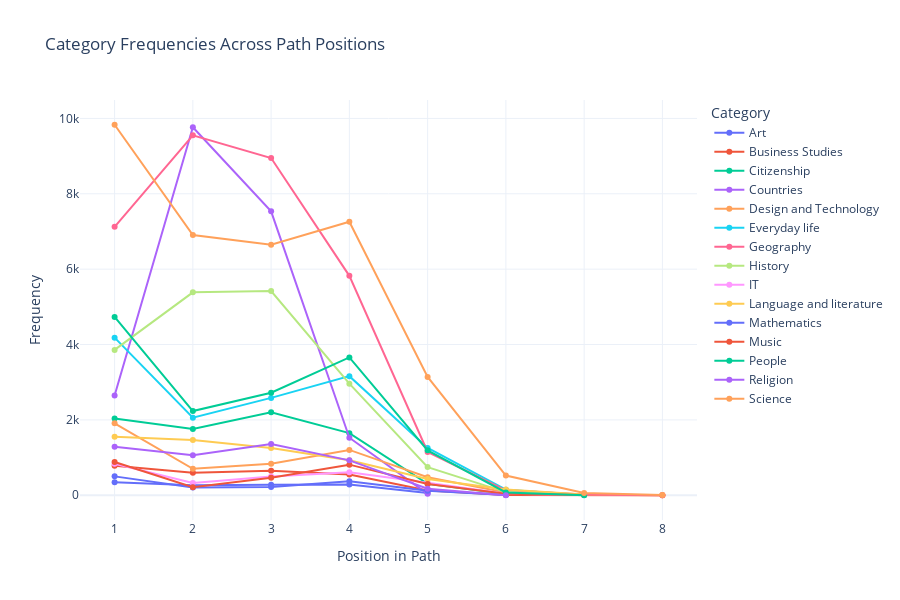

The notebook cell this image was saved under:
### Code cell
# Calculate position frequencies (normalized or not)
df_position_data = get_position_frequencies(optimal_paths, max_position=15)

# Plot interactive histogram (line or bar plot, with options for normalization and stacking)
plot_position_interactive(df_position_data, plot_type="line")

### Figure 1 — Plotly figure (JSON) as saved in the notebook; plotly's stock layout.template omitted (floating-point values rounded to 4 significant figures)
{"data": [{"hovertemplate": "Category=Art<br>Position in Path=%{x}<br>Frequency=%{y}<extra></extra>", "legendgroup": "Art", "line": {"color": "#636efa", "dash": "solid"}, "marker": {"symbol": "circle"}, "mode": "lines+markers", "name": "Art", "orientation": "v", "showlegend": true, "type": "scatter", "x": [1, 2, 3, 4, 5], "xaxis": "x", "y": [347, 269, 280, 283, 61], "yaxis": "y"}, {"hovertemplate": "Category=Business Studies<br>Position in Path=%{x}<br>Frequency=%{y}<extra></extra>", "legendgroup": "Business Studies", "line": {"color": "#EF553B", "dash": "solid"}, "marker": {"symbol": "circle"}, "mode": "lines+markers", "name": "Business Studies", "orientation": "v", "showlegend": true, "type": "scatter", "x": [1, 2, 3, 4, 5, 6, 8], "xaxis": "x", "y": [785, 600, 653, 553, 128, 5, 1], "yaxis": "y"}, {"hovertemplate": "Category=Citizenship<br>Position in Path=%{x}<br>Frequency=%{y}<extra></extra>", "legendgroup": "Citizenship", "line": {"color": "#00cc96", "dash": "solid"}, "marker": {"symbol": "circle"}, "mode": "lines+markers", "name": "Citizenship", "orientation": "v", "showlegend": true, "type": "scatter", "x": [1, 2, 3, 4, 5, 6], "xaxis": "x", "y": [2036, 1757, 2205, 1649, 306, 31], "yaxis": "y"}, {"hovertemplate": "Category=Countries<br>Position in Path=%{x}<br>Frequency=%{y}<extra></extra>", "legendgroup": "Countries", "line": {"color": "#ab63fa", "dash": "solid"}, "marker": {"symbol": "circle"}, "mode": "lines+markers", "name": "Countries", "orientation": "v", "showlegend": true, "type": "scatter", "x": [1, 2, 3, 4, 5], "xaxis": "x", "y": [2646, 9767, 7535, 1527, 38], "yaxis": "y"}, {"hovertemplate": "Category=Design and Technology<br>Position in Path=%{x}<br>Frequency=%{y}<extra></extra>", "legendgroup": "Design and Technology", "line": {"color": "#FFA15A", "dash": "solid"}, "marker": {"symbol": "circle"}, "mode": "lines+markers", "name": "Design and Technology", "orientation": "v", "showlegend": true, "type": "scatter", "x": [1, 2, 3, 4, 5, 6, 7, 8], "xaxis": "x", "y": [1911, 704, 835, 1204, 477, 73, 14, 1], "yaxis": "y"}, {"hovertemplate": "Category=Everyday life<br>Position in Path=%{x}<br>Frequency=%{y}<extra></extra>", "legendgroup": "Everyday life", "line": {"color": "#19d3f3", "dash": "solid"}, "marker": {"symbol": "circle"}, "mode": "lines+markers", "name": "Everyday life", "orientation": "v", "showlegend": true, "type": "scatter", "x": [1, 2, 3, 4, 5, 6, 7], "xaxis": "x", "y": [4183, 2060, 2584, 3161, 1257, 150, 7], "yaxis": "y"}, {"hovertemplate": "Category=Geography<br>Position in Path=%{x}<br>Frequency=%{y}<extra></extra>", "legendgroup": "Geography", "line": {"color": "#FF6692", "dash": "solid"}, "marker": {"symbol": "circle"}, "mode": "lines+markers", "name": "Geography", "orientation": "v", "showlegend": true, "type": "scatter", "x": [1, 2, 3, 4, 5, 6, 7, 8], "xaxis": "x", "y": [7123, 9552, 8950, 5823, 1149, 132, 24, 1], "yaxis": "y"}, {"hovertemplate": "Category=History<br>Position in Path=%{x}<br>Frequency=%{y}<extra></extra>", "legendgroup": "History", "line": {"color": "#B6E880", "dash": "solid"}, "marker": {"symbol": "circle"}, "mode": "lines+markers", "name": "History", "orientation": "v", "showlegend": true, "type": "scatter", "x": [1, 2, 3, 4, 5, 6, 7], "xaxis": "x", "y": [3858, 5385, 5418, 2961, 748, 84, 8], "yaxis": "y"}, {"hovertemplate": "Category=IT<br>Position in Path=%{x}<br>Frequency=%{y}<extra></extra>", "legendgroup": "IT", "line": {"color": "#FF97FF", "dash": "solid"}, "marker": {"symbol": "circle"}, "mode": "lines+markers", "name": "IT", "orientation": "v", "showlegend": true, "type": "scatter", "x": [1, 2, 3, 4, 5, 6, 7], "xaxis": "x", "y": [839, 326, 500, 612, 333, 38, 5], "yaxis": "y"}, {"hovertemplate": "Category=Language and literature<br>Position in Path=%{x}<br>Frequency=%{y}<extra></extra>", "legendgroup": "Language and literature", "line": {"color": "#FECB52", "dash": "solid"}, "marker": {"symbol": "circle"}, "mode": "lines+markers", "name": "Language and literature", "orientation": "v", "showlegend": true, "type": "scatter", "x": [1, 2, 3, 4, 5, 6, 7], "xaxis": "x", "y": [1553, 1467, 1257, 927, 431, 153, 24], "yaxis": "y"}, {"hovertemplate": "Category=Mathematics<br>Position in Path=%{x}<br>Frequency=%{y}<extra></extra>", "legendgroup": "Mathematics", "line": {"color": "#636efa", "dash": "solid"}, "marker": {"symbol": "circle"}, "mode": "lines+markers", "name": "Mathematics", "orientation": "v", "showlegend": true, "type": "scatter", "x": [1, 2, 3, 4, 5, 6], "xaxis": "x", "y": [502, 204, 221, 370, 118, 10], "yaxis": "y"}, {"hovertemplate": "Category=Music<br>Position in Path=%{x}<br>Frequency=%{y}<extra></extra>", "legendgroup": "Music", "line": {"color": "#EF553B", "dash": "solid"}, "marker": {"symbol": "circle"}, "mode": "lines+markers", "name": "Music", "orientation": "v", "showlegend": true, "type": "scatter", "x": [1, 2, 3, 4, 5, 6, 7], "xaxis": "x", "y": [884, 212, 464, 813, 300, 40, 5], "yaxis": "y"}, {"hovertemplate": "Category=People<br>Position in Path=%{x}<br>Frequency=%{y}<extra></extra>", "legendgroup": "People", "line": {"color": "#00cc96", "dash": "solid"}, "marker": {"symbol": "circle"}, "mode": "lines+markers", "name": "People", "orientation": "v", "showlegend": true, "type": "scatter", "x": [1, 2, 3, 4, 5, 6, 7], "xaxis": "x", "y": [4734, 2235, 2722, 3658, 1192, 74, 1], "yaxis": "y"}, {"hovertemplate": "Category=Religion<br>Position in Path=%{x}<br>Frequency=%{y}<extra></extra>", "legendgroup": "Religion", "line": {"color": "#ab63fa", "dash": "solid"}, "marker": {"symbol": "circle"}, "mode": "lines+markers", "name": "Religion", "orientation": "v", "showlegend": true, "type": "scatter", "x": [1, 2, 3, 4, 5, 6], "xaxis": "x", "y": [1286, 1063, 1360, 927, 174, 2], "yaxis": "y"}, {"hovertemplate": "Category=Science<br>Position in Path=%{x}<br>Frequency=%{y}<extra></extra>", "legendgroup": "Science", "line": {"color": "#FFA15A", "dash": "solid"}, "marker": {"symbol": "circle"}, "mode": "lines+markers", "name": "Science", "orientation": "v", "showlegend": true, "type": "scatter", "x": [1, 2, 3, 4, 5, 6, 7, 8], "xaxis": "x", "y": [9832, 6907, 6648, 7259, 3140, 525, 58, 9], "yaxis": "y"}], "layout": {"height": 600, "legend": {"title": {"text": "Category"}, "tracegroupgap": 0}, "title": {"text": "Category Frequencies Across Path Positions"}, "width": 900, "xaxis": {"anchor": "y", "domain": [0, 1], "dtick": 1, "tick0": 1, "tickmode": "linear", "title": {"text": "Position in Path"}}, "yaxis": {"anchor": "x", "domain": [0, 1], "title": {"text": "Frequency"}}}}
